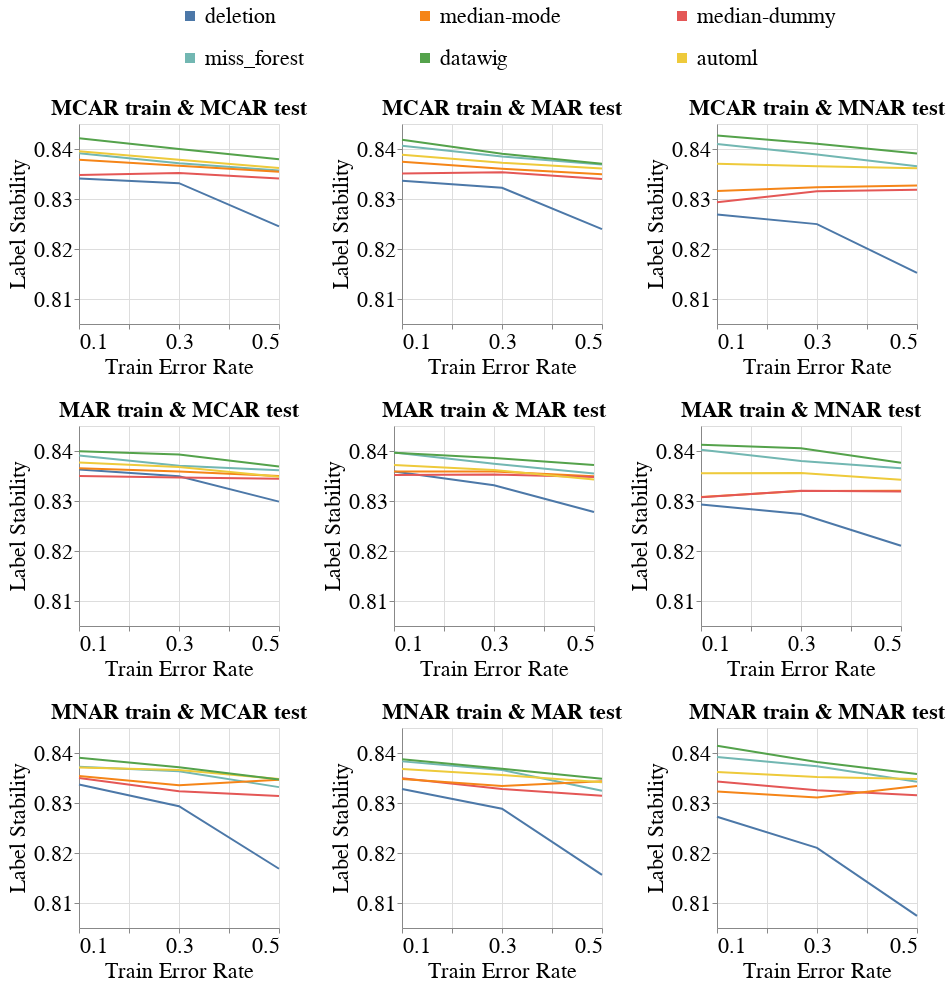

Notebook code for this chart:
### Code cell
create_exp2_line_bands_for_diff_imputers(dataset_name=DATASET_NAME,
                                         model_name='mlp_clf',
                                         metric_name='Label_Stability',
                                         db_client=db_client,
                                         with_band=False)
